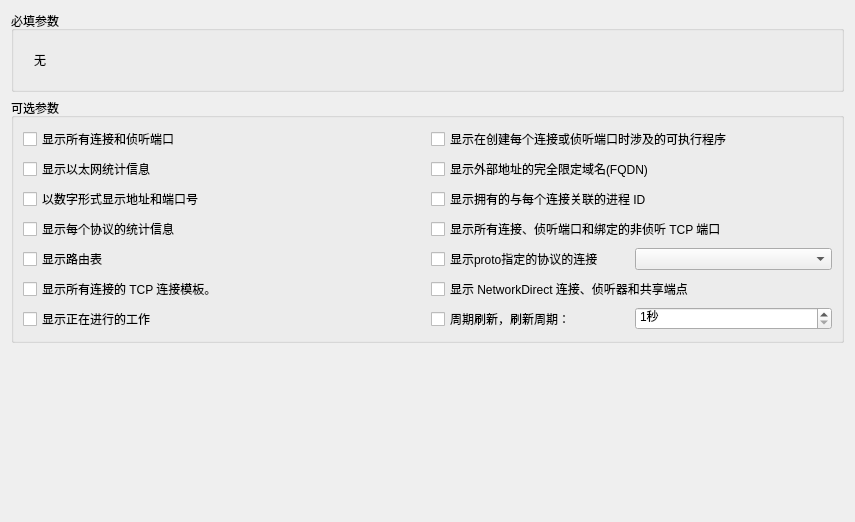
<?xml version="1.0" encoding="UTF-8"?>
<ui version="4.0">
 <class>NetStatCmdEditor</class>
 <widget class="QWidget" name="NetStatCmdEditor">
  <property name="geometry">
   <rect>
    <x>0</x>
    <y>0</y>
    <width>855</width>
    <height>522</height>
   </rect>
  </property>
  <property name="windowTitle">
   <string>Form</string>
  </property>
  <layout class="QVBoxLayout" name="verticalLayout">
   <item>
    <widget class="QGroupBox" name="groupBox_2">
     <property name="title">
      <string>必填参数</string>
     </property>
     <layout class="QVBoxLayout" name="verticalLayout_3">
      <item>
       <layout class="QHBoxLayout" name="horizontalLayout_2">
        <property name="leftMargin">
         <number>11</number>
        </property>
        <property name="topMargin">
         <number>11</number>
        </property>
        <property name="rightMargin">
         <number>11</number>
        </property>
        <property name="bottomMargin">
         <number>11</number>
        </property>
        <item>
         <widget class="QLabel" name="label">
          <property name="text">
           <string>无</string>
          </property>
         </widget>
        </item>
       </layout>
      </item>
     </layout>
    </widget>
   </item>
   <item>
    <widget class="QGroupBox" name="groupBox">
     <property name="toolTip">
      <string/>
     </property>
     <property name="title">
      <string>可选参数</string>
     </property>
     <layout class="QVBoxLayout" name="verticalLayout_2">
      <item>
       <layout class="QHBoxLayout" name="horizontalLayout_3" stretch="1,1">
        <item>
         <widget class="QCheckBox" name="checkBox_option_a">
          <property name="toolTip">
           <string>-a</string>
          </property>
          <property name="text">
           <string>显示所有连接和侦听端口</string>
          </property>
         </widget>
        </item>
        <item>
         <layout class="QHBoxLayout" name="horizontalLayout">
          <item>
           <widget class="QCheckBox" name="checkBox_option_b">
            <property name="toolTip">
             <string>-b. 在你没有足够权限时可能失败</string>
            </property>
            <property name="text">
             <string>显示在创建每个连接或侦听端口时涉及的可执行程序</string>
            </property>
           </widget>
          </item>
         </layout>
        </item>
       </layout>
      </item>
      <item>
       <layout class="QHBoxLayout" name="horizontalLayout_4" stretch="1,1">
        <property name="topMargin">
         <number>0</number>
        </property>
        <item>
         <widget class="QCheckBox" name="checkBox_option_e">
          <property name="toolTip">
           <string>-e</string>
          </property>
          <property name="text">
           <string>显示以太网统计信息</string>
          </property>
         </widget>
        </item>
        <item>
         <layout class="QHBoxLayout" name="horizontalLayout_5">
          <item>
           <widget class="QCheckBox" name="checkBox_option_f">
            <property name="toolTip">
             <string>-f</string>
            </property>
            <property name="text">
             <string>显示外部地址的完全限定域名(FQDN)</string>
            </property>
           </widget>
          </item>
         </layout>
        </item>
       </layout>
      </item>
      <item>
       <layout class="QHBoxLayout" name="horizontalLayout_6">
        <property name="topMargin">
         <number>0</number>
        </property>
        <item>
         <widget class="QCheckBox" name="checkBox_options_n">
          <property name="toolTip">
           <string>-n</string>
          </property>
          <property name="text">
           <string>以数字形式显示地址和端口号</string>
          </property>
         </widget>
        </item>
        <item>
         <layout class="QHBoxLayout" name="horizontalLayout_7">
          <item>
           <widget class="QCheckBox" name="checkBox_option_o">
            <property name="toolTip">
             <string>-o</string>
            </property>
            <property name="text">
             <string>显示拥有的与每个连接关联的进程 ID</string>
            </property>
           </widget>
          </item>
         </layout>
        </item>
       </layout>
      </item>
      <item>
       <layout class="QHBoxLayout" name="horizontalLayout_8">
        <property name="topMargin">
         <number>0</number>
        </property>
        <item>
         <widget class="QCheckBox" name="checkBox_option_s">
          <property name="toolTip">
           <string>-s. 默认情况下，显示 IP、IPv6、ICMP、ICMPv6、TCP、TCPv6、UDP 和 UDPv6 的统计信息;-p 选项可用于指定默认的子网。</string>
          </property>
          <property name="text">
           <string>显示每个协议的统计信息</string>
          </property>
         </widget>
        </item>
        <item>
         <widget class="QCheckBox" name="checkBox_option_q">
          <property name="toolTip">
           <string>-q</string>
          </property>
          <property name="text">
           <string>显示所有连接、侦听端口和绑定的非侦听 TCP 端口</string>
          </property>
         </widget>
        </item>
       </layout>
      </item>
      <item>
       <layout class="QHBoxLayout" name="horizontalLayout_10">
        <property name="topMargin">
         <number>0</number>
        </property>
        <item>
         <widget class="QCheckBox" name="checkBox_option_r">
          <property name="toolTip">
           <string>-r</string>
          </property>
          <property name="text">
           <string>显示路由表</string>
          </property>
         </widget>
        </item>
        <item>
         <layout class="QHBoxLayout" name="horizontalLayout_9">
          <item>
           <widget class="QCheckBox" name="checkBox_option_p">
            <property name="toolTip">
             <string>-p. proto可以是下列任何一个: TCP、UDP、TCPv6 或 UDPv6。如果与 -s选项一起用来显示每个协议的统计信息，proto 可以是下列任何一个:IP、IPv6、ICMP、ICMPv6、TCP、TCPv6、UDP 或 UDPv6。</string>
            </property>
            <property name="text">
             <string>显示proto指定的协议的连接</string>
            </property>
           </widget>
          </item>
          <item>
           <widget class="QComboBox" name="comboBox_option_p"/>
          </item>
         </layout>
        </item>
       </layout>
      </item>
      <item>
       <layout class="QHBoxLayout" name="horizontalLayout_11">
        <property name="topMargin">
         <number>0</number>
        </property>
        <item>
         <widget class="QCheckBox" name="checkBox_option_y">
          <property name="toolTip">
           <string>-y. 无法与其他选项结合使用。</string>
          </property>
          <property name="text">
           <string>显示所有连接的 TCP 连接模板。</string>
          </property>
         </widget>
        </item>
        <item>
         <widget class="QCheckBox" name="checkBox_option_x">
          <property name="toolTip">
           <string>-x</string>
          </property>
          <property name="text">
           <string>显示 NetworkDirect 连接、侦听器和共享端点</string>
          </property>
         </widget>
        </item>
       </layout>
      </item>
      <item>
       <layout class="QHBoxLayout" name="horizontalLayout_12">
        <property name="topMargin">
         <number>0</number>
        </property>
        <item>
         <widget class="QCheckBox" name="checkBox_option_v">
          <property name="toolTip">
           <string>-v</string>
          </property>
          <property name="text">
           <string>显示正在进行的工作</string>
          </property>
         </widget>
        </item>
        <item>
         <layout class="QHBoxLayout" name="horizontalLayout_13">
          <item>
           <widget class="QCheckBox" name="checkBox_option_interval">
            <property name="toolTip">
             <string>interval. 重新显示选定的统计，各个显示间暂停的 间隔秒数。按 CTRL+C 停止重新显示统计。如果省略，则 netstat 将打印当前的配置信息一次。</string>
            </property>
            <property name="text">
             <string>周期刷新，刷新周期：</string>
            </property>
           </widget>
          </item>
          <item>
           <widget class="QSpinBox" name="spinBox_option_interval">
            <property name="suffix">
             <string>秒</string>
            </property>
            <property name="minimum">
             <number>1</number>
            </property>
            <property name="maximum">
             <number>1000</number>
            </property>
            <property name="value">
             <number>1</number>
            </property>
           </widget>
          </item>
         </layout>
        </item>
       </layout>
      </item>
     </layout>
    </widget>
   </item>
   <item>
    <spacer name="verticalSpacer">
     <property name="orientation">
      <enum>Qt::Vertical</enum>
     </property>
     <property name="sizeHint" stdset="0">
      <size>
       <width>20</width>
       <height>40</height>
      </size>
     </property>
    </spacer>
   </item>
  </layout>
 </widget>
 <resources/>
 <connections/>
</ui>
